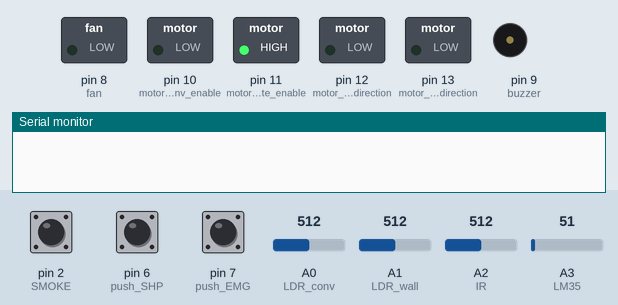
Bench run of a sketch on a simulated Arduino Uno, built with avr-gcc and run on an emulated ATmega328P. Parts: switched loads named in the sketch (green lamp = pin HIGH), buzzer (waves = sounding, pin HIGH), the last lines printed to the serial monitor. Dashed ring = blinking. Inputs (shaded band) come from the test bench; at power-on: A3 (LM35) = 51, A0 (LDR_conv) = 512, A2 (IR) = 512, pin 2 (SMOKE) LOW, pin 6 (push_SHP) LOW, pin 7 (push_EMG) LOW, A1 (LDR_wall) = 512.

Above: at 1.2 s.
1.3 s: A3 (LM35) set to 56
4.8 s: A3 (LM35) set to 65
At 7.3 s:
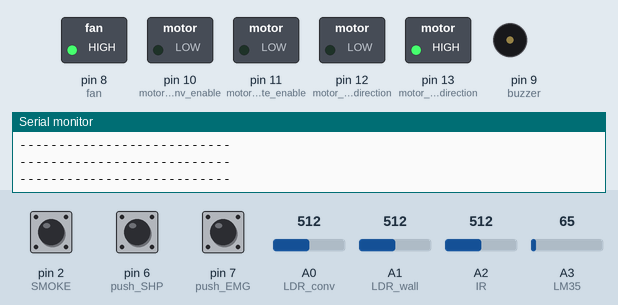
9.3 s: A0 (LDR_conv) set to 209
12.8 s: A0 (LDR_conv) set to 190
At 13.9 s:
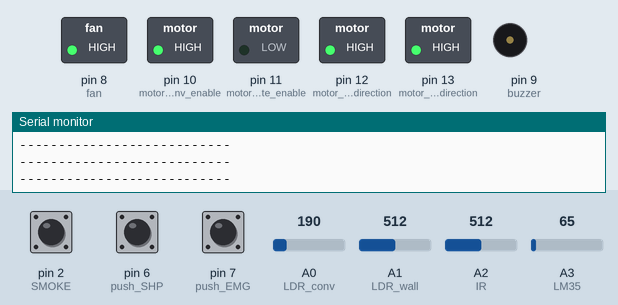
16.3 s: A3 (LM35) set to 86
At 18.2 s:
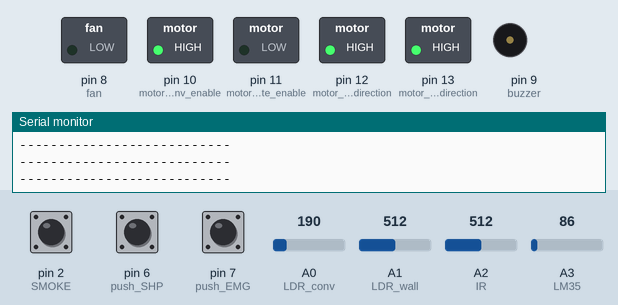
20.3 s: A2 (IR) set to 213
23.8 s: A2 (IR) set to 192
At 24.8 s:
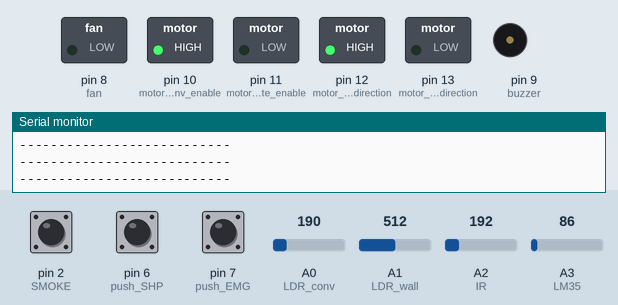
Timing chart, 0 to 26.3 s (numbered marks = the images above; inputs shaded):
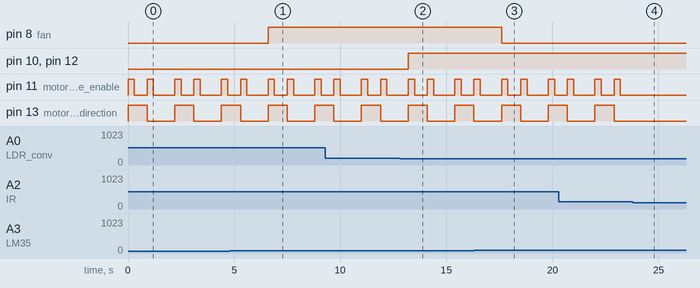

Measured:
- the behaviour switches between 59 and 60 on A3 (LM35) (found by bisection; images 0 and 1)
- the behaviour switches between 200 and 199 on A0 (LDR_conv) (found by bisection; images 1 and 2)
- the behaviour switches between 201 and 200 on A2 (IR) (found by bisection; images 3 and 4)
- after the input at 4.8 s, pin 8 (fan): LOW → HIGH after 1.8 s
- after the input at 12.8 s, pin 10 (motor_conv_enable), pin 12 (motor_conv_direction): LOW → HIGH after 0.41 s
- after the input at 16.3 s, pin 8 (fan): HIGH → LOW after 1.3 s
- after the input at 23.8 s, pin 11 (motor_gate_enable): stops changing and stays LOW; pin 13 (motor_gate_direction): stays LOW (without the input it goes to HIGH after 0.41 s)
- by itself, pin 13 (motor_gate_direction): alternates HIGH for 0.90 s and LOW for 1.3 s

The sketch:

Hospital1.ino
```cpp
#include <Wire.h>
#define SLAVE_ADDRESS 0x08
const int baud_rate=9600;
const int LDR_conv = A0;
const int LDR_wall = A1;
const int SMOKE = 2;

const int IR = A2;
const int LM35 = A3;

const int motor_conv_enable = 10;
const int motor_gate_enable = 11;
const int motor_conv_direction = 12;
const int motor_gate_direction = 13;

const int buzzer = 9;

const int fan = 8;

const int  push_EMG = 7;
const int  push_SHP = 6;

const int LED = 0;
String data = "@@08|";

int EMG, SHP, GBG, Lm,gate_st,smoke,conv_st;
String data_recieved_from_pi = "";
int gc = 0;


void receiveData() {

  while ( Wire.available())
  {
    data=Wire.read();
  }
}
void sendData()
{
  data="@@08|";
  data += String(0);
  data += String(0);
  data += String(0);
  //data += String("0");
  data+="0";//LCD ??
  data+=String(smoke);
  data+="0"; //Garbage IR
  data+=String(gate_st);
  data += String("|");
  data+=String(conv_st);
  data += String(Lm);
  data += String("&");
  Wire.write(data.c_str());
}

void setup()
{
  Serial.begin(baud_rate);
  pinMode(motor_conv_enable, OUTPUT);
  pinMode(motor_conv_direction, OUTPUT);
  pinMode(motor_gate_enable, OUTPUT);
  pinMode(motor_gate_direction, OUTPUT);

  pinMode(push_SHP, INPUT);
  pinMode(push_EMG, INPUT);
  pinMode(SMOKE,INPUT);
  pinMode(LED, OUTPUT);
  pinMode(fan, OUTPUT);

  pinMode(buzzer, OUTPUT);

  pinMode(LDR_conv, INPUT);
  pinMode(LDR_wall, INPUT);
  pinMode(IR, INPUT);
  pinMode(LM35, INPUT);

  Wire.begin(SLAVE_ADDRESS);
  Wire.onReceive(receiveData);
  Wire.onRequest(sendData);

}


void loop()
{
  int LDR_Conv = analogRead(LDR_conv);
  int LDR_Wall = analogRead(LDR_wall);
  int Ir = analogRead(IR);
  smoke=digitalRead(SMOKE);
  Lm = abs((analogRead(LM35) * 500) / 1023);
  SHP = digitalRead(push_SHP);
  EMG = digitalRead(push_EMG);

  analogWrite(motor_conv_enable, 0);
  digitalWrite(motor_conv_direction, LOW);
  analogWrite(motor_gate_enable, 0);
  digitalWrite(motor_gate_direction, LOW);

  if (LDR_Wall < 100)
    digitalWrite(LED, HIGH);
  else
    digitalWrite(LED, LOW);

//  if (data_recieved_from_pi[0] == 1)
//  {
//    EMG = 0;
//  }
//
//
//  if (data_recieved_from_pi[0] == 1)
//  {
//    GBG = 0;
//  }

  if (Lm > 28)
  {
    digitalWrite(fan, HIGH);
  }
  else if (Lm > 30)
  {
    digitalWrite(fan, HIGH);
    digitalWrite(buzzer, HIGH);
  }
  else
  {
    digitalWrite(fan, LOW);
    digitalWrite(buzzer, LOW);
  }

  if(LDR_Conv<200)
  {
    conv_st=1;
    analogWrite(motor_conv_enable, 255);
    digitalWrite(motor_conv_direction, HIGH);
  }
  else {
    conv_st=0;
    analogWrite(motor_conv_enable, 0);
  }

  if(Ir>200)
  { gate_st=1;
    analogWrite(motor_gate_enable,255);
    digitalWrite(motor_gate_direction,HIGH);
    delay(300);
    analogWrite(motor_gate_enable, 0);
    delay(600);
    digitalWrite(motor_gate_direction,LOW);
    analogWrite(motor_gate_enable,255);
    delay(300);
    analogWrite(motor_gate_enable,0);
  }
  else{
    gate_st=0;
  }


  if(smoke==1)
  {
        digitalWrite(fan, HIGH);
        EMG=1;
  }
  else{
    EMG=0;
  }


//  Serial.println("LDR conv = " + String(conv_st));

  Serial.println("---------------------------");

  delay(1000);

}
/*_____________________________*/
```
